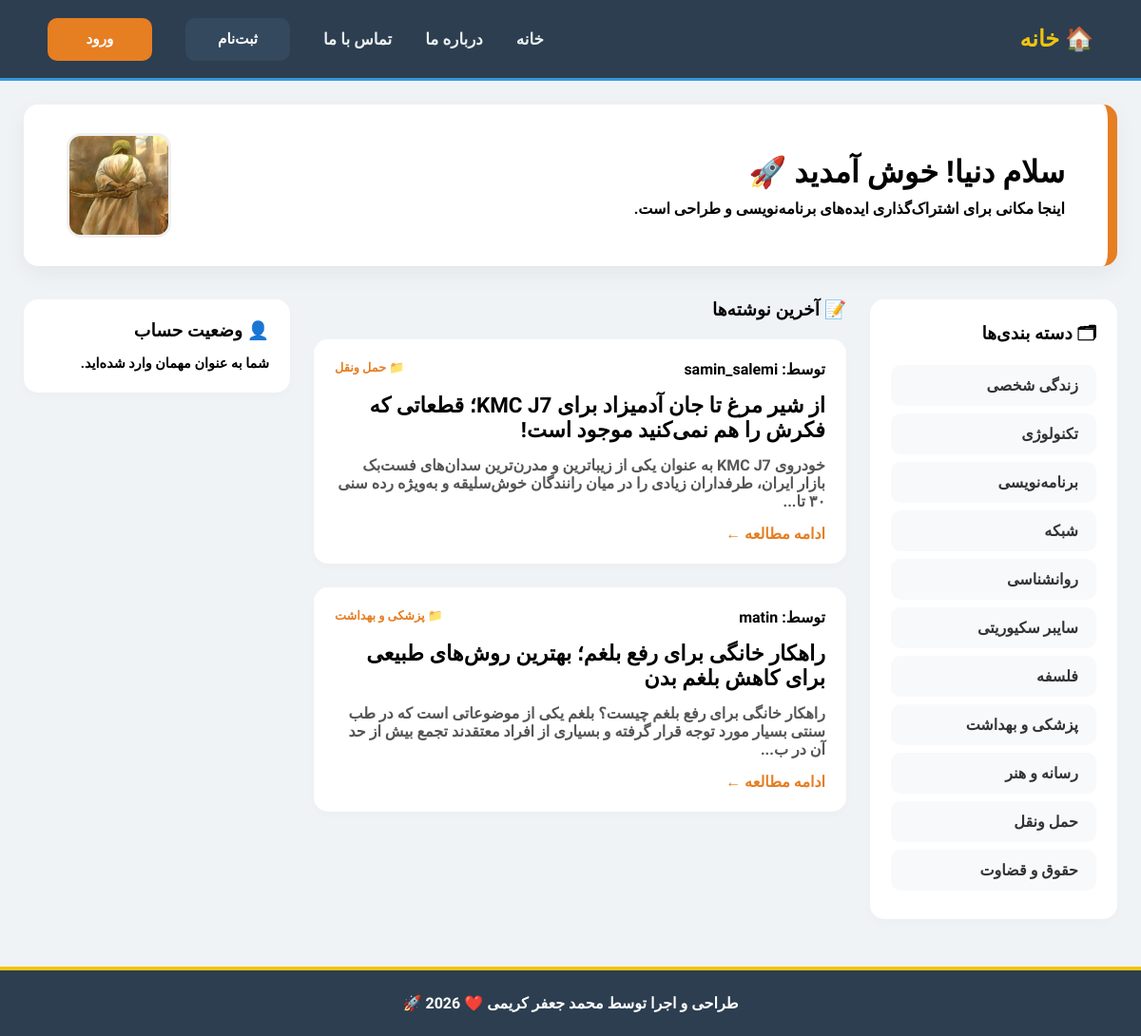
The page / on the database its author committed.
### tables this page shows
CREATE TABLE IF NOT EXISTS `categories` (
  `id` int NOT NULL AUTO_INCREMENT,
  `name` varchar(50) NOT NULL,
  PRIMARY KEY (`id`)
);

CREATE TABLE IF NOT EXISTS `posts` (
  `id` int NOT NULL AUTO_INCREMENT,
  `user_id` int NOT NULL,
  `category_id` int DEFAULT NULL,
  `title` varchar(255) NOT NULL,
  `content` text NOT NULL,
  `image` varchar(255) DEFAULT NULL,
  `created_at` timestamp NULL DEFAULT CURRENT_TIMESTAMP,
  PRIMARY KEY (`id`),
  KEY `user_id` (`user_id`),
  KEY `category_id` (`category_id`)
);

CREATE TABLE IF NOT EXISTS `users` (
  `id` int NOT NULL AUTO_INCREMENT,
  `username` varchar(50) NOT NULL,
  `email` varchar(100) NOT NULL,
  `password` varchar(255) NOT NULL,
  `role` enum('user','admin') DEFAULT 'user',
  `created_at` timestamp NULL DEFAULT CURRENT_TIMESTAMP,
  PRIMARY KEY (`id`),
  UNIQUE KEY `username` (`username`),
  UNIQUE KEY `email` (`email`)
);

### index.php (the view, shortened to what this page needs)
<?php
include 'includes/db.php';
$post_query = "SELECT posts.*, users.username, categories.name AS cat_name
               FROM posts
               JOIN users ON posts.user_id = users.id
               LEFT JOIN categories ON posts.category_id = categories.id
               ORDER BY posts.created_at DESC LIMIT 6";
$post_result = mysqli_query($conn, $post_query);
$is_logged_in = isset($_SESSION['user_id']);
$user_role = $is_logged_in ? $_SESSION['role'] : '';
?>
<!DOCTYPE html>
<html lang="fa" dir="rtl">
<head>
    <link rel="stylesheet" href="css/style.css">
</head>
<body>
<div class="main-wrapper-sticky">
<header>
    <div class="logo">
        <?php
            $page = basename($_SERVER['PHP_SELF'], ".php");
            if($page == 'index') echo "🏠 خانه";
            elseif($page == 'admin_dashboard') echo "⚙️ مدیریت";
            elseif($page == 'user_posts') echo "📝 پنل کاربری";
            else echo "وبلاگ محمد";
        ?>
    </div>
    <nav>
        <ul>
            <li><a href="index.php">خانه</a></li>
            <li><a href="about.php">درباره ما</a></li>
            <li><a href="contact.php">تماس با ما</a></li>
            <?php if ($is_logged_in): ?>
                <li><a href="add_post.php" class="btn-modern-add">+ مطلب جدید</a></li>
                <?php if ($user_role == 'admin'): ?>
                    <li><a href="admin_dashboard.php" class="btn-modern-admin">⚙️ مدیریت</a></li>
                <?php else: ?>
                    <li><a href="user_posts.php" class="btn-modern-admin" style="background: #3498db;">📝 نوشته‌های من</a></li>
                <?php endif; ?>
                <li><a href="logout.php" class="btn-modern-logout">خروج از حساب کاربری</a></li>
            <?php else: ?>
                <li><a href="register.php" class="btn-reg">ثبت‌نام</a></li>
                <li><a href="login.php" class="btn-login">ورود</a></li>
            <?php endif; ?>
        </ul>
    </nav>
</header>
<div class="container">
    <div class="welcome-box">
        <div class="welcome-text">
            <h2 style="font-size: 2rem; margin-bottom: 10px;">سلام دنیا! خوش آمدید 🚀</h2>
            <p style="color: var(--gray-text);">اینجا مکانی برای اشتراک‌گذاری ایده‌های برنامه‌نویسی و طراحی است.</p>
        </div>
        <img src="images/ali.jpg" alt="Admin" class="profile-img">
    </div>
    <div class="grid-layout">
        <aside class="right-sidebar">
            <div class="widget">
                <h3 style="margin-bottom: 15px;">🗂 دسته بندی‌ها</h3>
                <?php
                $cat_query = "SELECT * FROM categories";
                $cat_res = mysqli_query($conn, $cat_query);
                while($c = mysqli_fetch_assoc($cat_res)): ?>
                    <a href="category.php?id=<?php echo $c['id']; ?>" class="topic-btn"><?php echo $c['name']; ?></a>
                <?php endwhile; ?>
            </div>
        </aside>
        <main class="content">
            <h3 style="margin-bottom: 20px;">📝 آخرین نوشته‌ها</h3>
            <?php if (mysqli_num_rows($post_result) > 0): ?>
                <?php while($post = mysqli_fetch_assoc($post_result)): ?>
                    <div class="card">
                        <div style="display:flex; justify-content:space-between;">
                            <span class="badge">توسط: <?php echo $post['username']; ?></span>
                            <span style="color:var(--orange-gold); font-size:0.8rem;">📁 <?php echo $post['cat_name'] ?? 'بدون موضوع'; ?></span>
                        </div>
                        <h2 style="margin: 15px 0; font-size: 1.4rem;"><?php echo $post['title']; ?></h2>
                        <p style="color: #555;"><?php echo mb_substr(strip_tags($post['content']), 0, 150) . "..."; ?></p>
                        <a href="post_single.php?id=<?php echo $post['id']; ?>" style="display:inline-block; margin-top:15px; color: var(--orange-gold); text-decoration: none; font-weight:bold;">ادامه مطالعه ←</a>
                    </div>
                <?php endwhile; ?>
            <?php else: ?>
                <div class="card"><p>هنوز مطلبی منتشر نشده است.</p></div>
            <?php endif; ?>
        </main>
        <aside class="left-sidebar">
            <div class="widget">
                <h3 style="margin-bottom: 15px;">👤 وضعیت حساب</h3>
                <?php if ($is_logged_in): ?>
                    <p>سلام <b><?php echo $_SESSION['username']; ?></b></p>
                    <p style="font-size: 0.8rem; color: gray; margin-top:5px;">نقش شما: <?php echo ($user_role == 'admin' ? '🔴 مدیر سیستم' : '🔵 کاربر عادی'); ?></p>
                    <?php if ($user_role != 'admin'): ?>
                        <hr style="margin:10px 0; border:0; border-top:1px solid #eee;">
                        <a href="user_posts.php" style="font-size: 0.85rem; color: #3498db; text-decoration:none;">مدیریت نوشته‌های من ←</a>
                    <?php endif; ?>
                <?php else: ?>
                    <p style="font-size: 0.9rem;">شما به عنوان مهمان وارد شده‌اید.</p>
                <?php endif; ?>
            </div>
        </aside>
    </div>
</div>
</div>
<footer >
    طراحی و اجرا توسط <b>محمد جعفر کریمی</b> ❤️ 2026 🚀
</footer>
</body>
</html>

### css/style.css (style rules this page uses)
:root { --dark-blue: #2c3e50; --accent-blue: #34495e; --orange-gold: #e67e22; --light-bg: #f0f3f6; --white: #ffffff; --yellow: #f1c40f; --blue-border: #3498db; }
* { box-sizing: border-box; margin: 0; padding: 0; font-family: 'Vazirmatn', sans-serif; font-weight: 900; }
html, body { height: 100%; }
body { display: flex; flex-direction: column; background-color: var(--light-bg); direction: rtl; text-align: right; }
.main-wrapper-sticky { flex: 1 0 auto; }
header { background-color: var(--dark-blue); color: var(--white); padding: 0 50px; display: flex; justify-content: space-between; align-items: center; border-bottom: 3px solid var(--blue-border); height: 85px; }
.logo { font-size: 1.5rem; color: var(--yellow); }
nav { display: flex; align-items: center; }
nav ul { list-style: none; display: flex; gap: 35px; align-items: center; }
nav ul li a { color: #ecf0f1; text-decoration: none; font-size: 1.05rem; transition: 0.3s; white-space: nowrap; }
.btn-reg, .btn-login { display: flex; align-items: center; justify-content: center; height: 45px; min-width: 110px; border-radius: 10px; font-size: 0.95rem; text-decoration: none; transition: all 0.3s ease; border: none; cursor: pointer; }
.btn-reg { background-color: var(--accent-blue) !important; color: white !important; }
.btn-login { background-color: var(--orange-gold) !important; color: white !important; }
.welcome-box { background: var(--white); border-radius: 15px; padding: 30px 45px; display: flex; justify-content: space-between; align-items: center; margin-bottom: 35px; box-shadow: 0 8px 25px rgba(0,0,0,0.05); border-right: 10px solid var(--orange-gold); }
.profile-img { width: 110px; height: 110px; border-radius: 15px; object-fit: cover; border: 3px solid #f0f0f0; }
.container { max-width: 1300px; margin: 0 auto; padding: 25px; }
.grid-layout { display: grid; grid-template-columns: 260px 1fr 280px; gap: 25px; }
.card, .widget { background: var(--white); border-radius: 15px; padding: 22px; margin-bottom: 25px; box-shadow: 0 4px 10px rgba(0,0,0,0.02); }
.topic-btn { display: block; padding: 12px 15px; margin-bottom: 8px; background: #f8f9fa; text-decoration: none; color: #333; border-radius: 10px; border-right: 4px solid transparent; transition: 0.3s; }
footer { flex-shrink: 0; background-color: var(--dark-blue); color: white; text-align: center; padding: 25px; border-top: 4px solid var(--yellow); }

### rows shown on the page
categories: name "زندگی شخصی"
categories: name "تکنولوژی"
categories: name "برنامه‌نویسی"
categories: name "شبکه"
categories: name "روانشناسی"
categories: name "سایبر سکیوریتی"
categories: name "فلسفه"
categories: name "پزشکی و بهداشت"
categories: name "رسانه و هنر"
categories: name "حمل ونقل"
categories: name "حقوق و قضاوت"
posts: user.username "samin_salemi", category.name "حمل ونقل", title "از شیر مرغ تا جان آدمیزاد برای KMC J7؛ قطعاتی که فکرش را هم نمی‌کنید موجود است!", content "خودروی KMC J7 به عنوان یکی از زیباترین و مدرن‌ترین سدان‌های فست‌بک بازار ایران، طرفداران زیادی را در میان رانندگان خوش‌سلیقه و به‌ویژه رده سنی ۳۰ تا"
posts: user.username "matin", category.name "پزشکی و بهداشت", title "راهکار خانگی برای رفع بلغم؛ بهترین روش‌های طبیعی برای کاهش بلغم بدن", content "راهکار خانگی برای رفع بلغم چیست؟ بلغم یکی از موضوعاتی است که در طب سنتی بسیار مورد توجه قرار گرفته و بسیاری از افراد معتقدند تجمع بیش از حد آن در ب"
